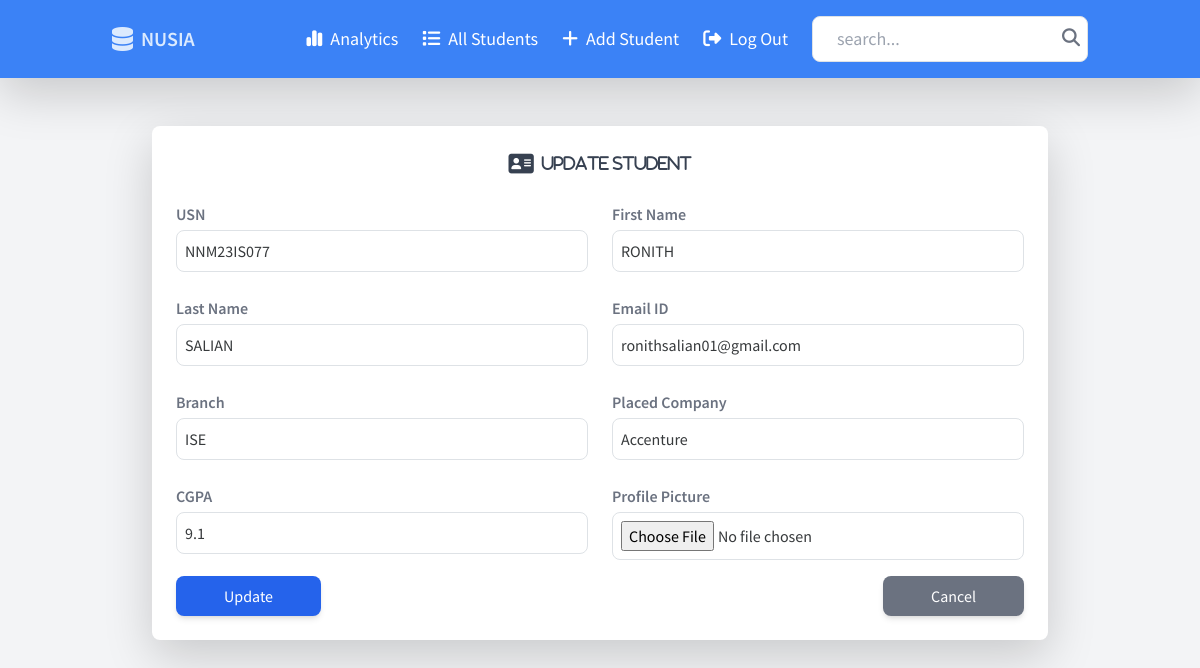
Screenshot of /update/10/ (signed in) with the database file from the repository.
### info/models.py (models this page shows, shortened)
class Student(models.Model):
    usn = models.CharField(max_length=50, unique=True)
    first_name = models.CharField(max_length=50)
    last_name = models.CharField(max_length=50)
    email_id = models.EmailField(null=True , max_length=100)
    branch = models.CharField(max_length=50)
    placed_company = models.CharField(max_length=100)
    cgpa = models.FloatField()
    avatar = models.ImageField(upload_to="static/images",null=True, default="static/images/avatar.svg", blank=True)
    updated = models.DateTimeField(auto_now=True) # Takes time stamp every time a user submits or saves.
    created = models.DateTimeField(auto_now_add=True) #Takes time stamp when we first submit or save(created time).
    def save(self, *args, **kwargs):
        self.full_clean()
        if self.placed_company:
            self.placed_company = self.placed_company.strip().upper()
        if self.branch:
            self.branch = self.branch.strip().upper()
        super().save(*args, **kwargs)
    class Meta:
        ordering = ['-updated', '-created']

### info/views.py (the view)
# urls.py: path('update/<str:pk>/', views.update , name = 'update'),
@login_required(login_url='login')
def update(request , pk):
    if request.method == 'POST':
        student = Student.objects.get(id = pk)
        form = StudentForm(request.POST , request.FILES, instance=student)
        if form.is_valid():
            try:
                form.save()
                context= {'form': form,'student':student,
                          'success':True}
                return render(request, "info/update.html", context)
            except ValidationError as e:
                for field, error in e.message_dict.items():
                    form.add_error(field,error)
    else:
        student = Student.objects.get(id = pk)
        form = StudentForm(instance=student)
    context = {'form':form , "student":student}
    return render(request , 'info/update.html', context)

### info/templates/info/update.html (shortened to what this page needs)
{% extends "main.html" %} {% block content %}
<div class="flex flex-col items-center my-6 px-4">
  {% if success %}
  <div
    class="bg-green-100 border-l-4 border-green-500 text-green-700 p-4 w-full max-w-lg rounded-lg"
  >
    <p>Student Info Updated Successfully</p>
    <a
      href="{% url 'stud-profile' student.id %}"
      class="text-blue-600 font-semibold hover:underline"
      >Go to Profile</a
    >
  </div>
  {% else %}
  <div class="w-full max-w-4xl bg-white shadow-lg rounded-lg p-6 my-6">
    <div
      class="flex flex-col items-center text-center text-lg font-medium mb-4 text-gray-700"
    >
      <p>
        <i class="fa-solid fa-address-card fa-lg mr-2"></i
        ><span class="fa-solid fa-sm">Update Student</span>
      </p>
    </div>
    <form
      action=""
      method="POST"
      enctype="multipart/form-data"
      class="space-y-4"
    >
      <div class="grid grid-cols-1 sm:grid-cols-2 gap-4">
        {% for field in form %}
        <div class="flex flex-col">
          <label class="text-gray-500 font-semibold mb-1"
            >{{ field.label }}</label
          >
          {{ field }}
        </div>
        {% endfor %}
      </div>
      <div class="flex justify-between mt-6">
        <button
          type="submit"
          class="bg-blue-600 text-white px-5 py-2 rounded-lg shadow-md hover:bg-blue-700 transition"
        >
          Update
        </button>
        <a
          href="{% url 'home' %}"
          class="bg-gray-500 text-white px-5 py-2 rounded-lg shadow-md hover:bg-gray-600 transition"
        >
          Cancel
        </a>
      </div>
    </form>
  </div>
  {% endif %}
</div>
{% endblock content %}

### rows the page displays
Student: form "NNM23IS077" "RONITH" "SALIAN" "ronithsalian01@gmail.com" "ISE" "Accenture" "9.1"

### other values shown
{{ field.label }} "USN" "First Name" "Last Name" "Email ID" "Branch" "Placed Company" "CGPA" "Profile Picture"
